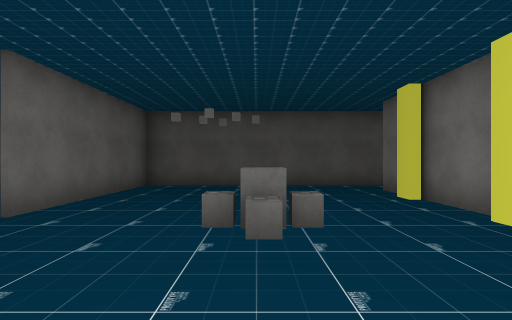
View 1 (above)

22 first-person views from a walk through a scene from a Unity 3-D project. The camera is 1.5 m above the floor, looks level and sees 80° across. The floor is counted in squares, 2 m on a side. Each view is taken from the middle of a square. On the plan, view 1 faces up. The plan holds only what a view shows up to about 10 squares ahead; the rest is blank. The place goes on beyond the plan. The player character is not drawn. Some surface patterns are stand-ins.

View 2
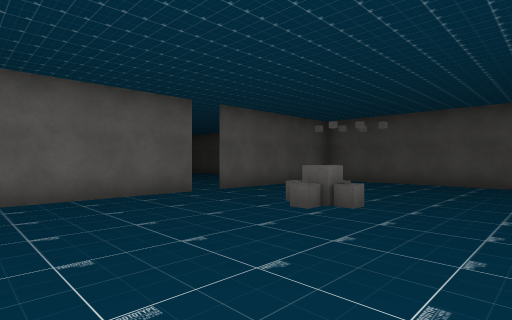

View 3
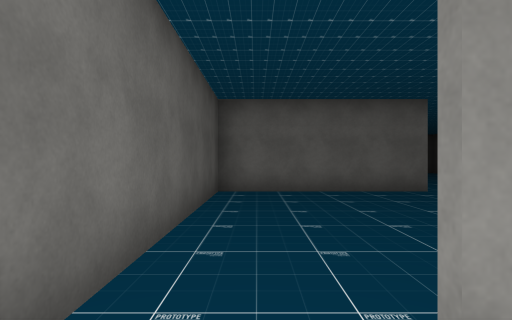

View 4
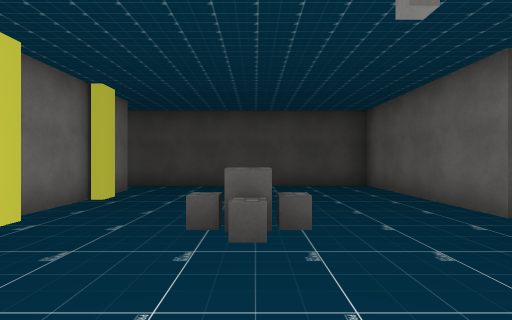

View 5
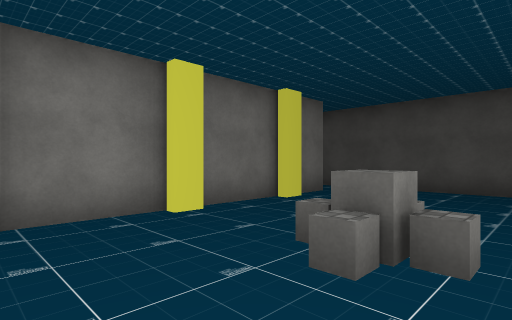

View 6
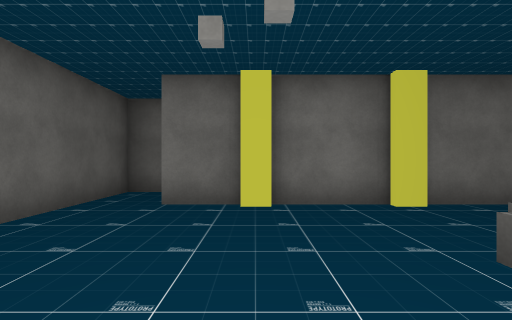

View 7
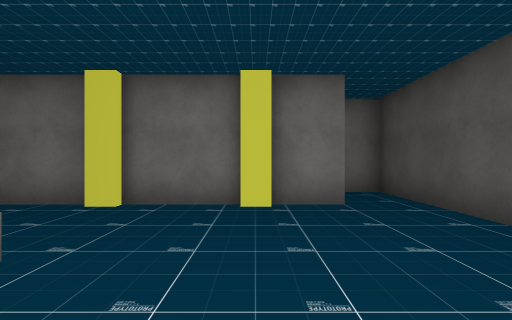

View 8
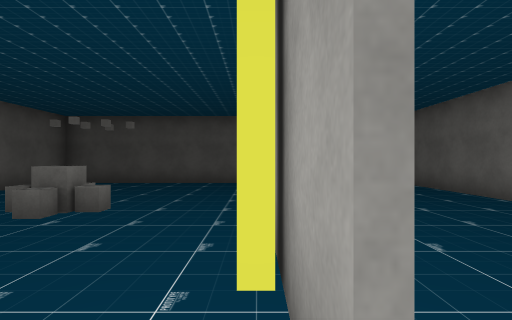

View 9
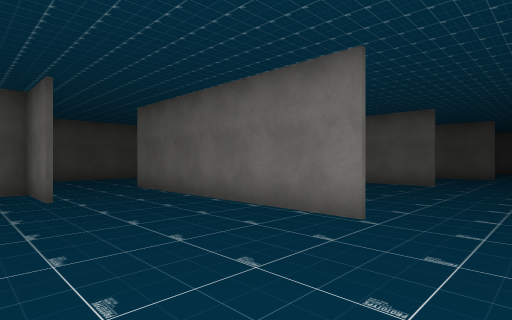

View 10
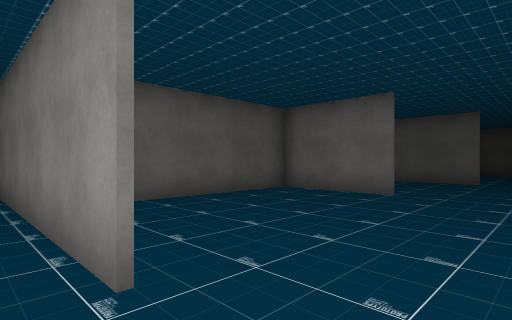

View 11
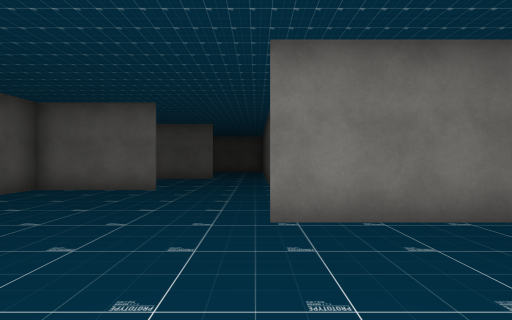

View 12
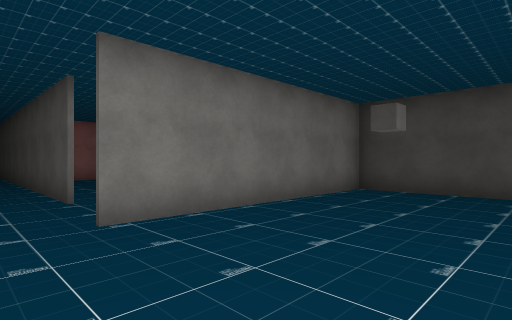

View 13
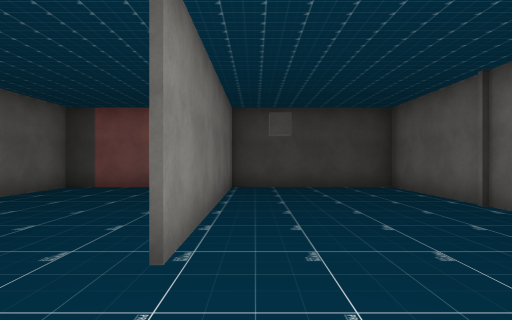

View 14
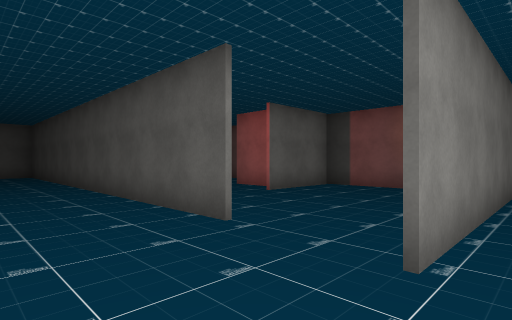

View 15
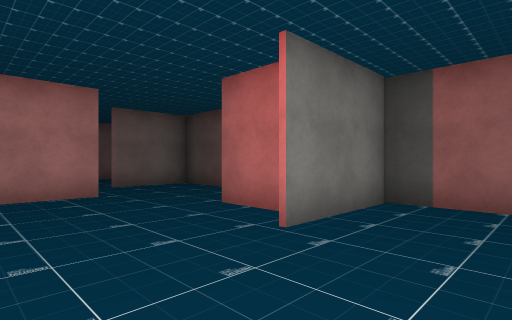

View 16
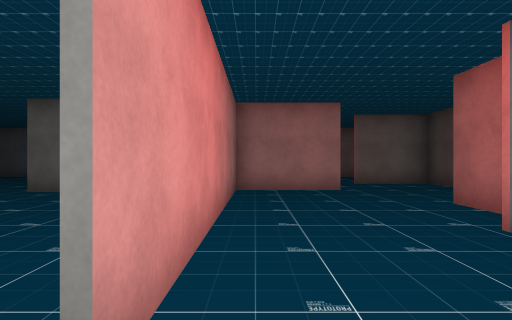

View 17
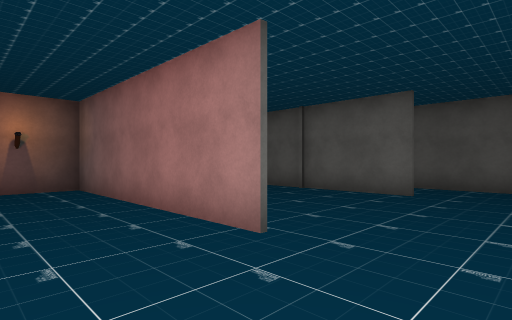

View 18
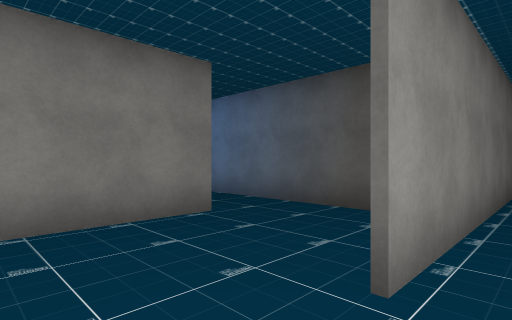

View 19
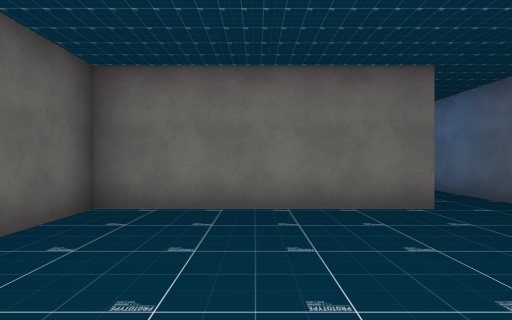

View 20
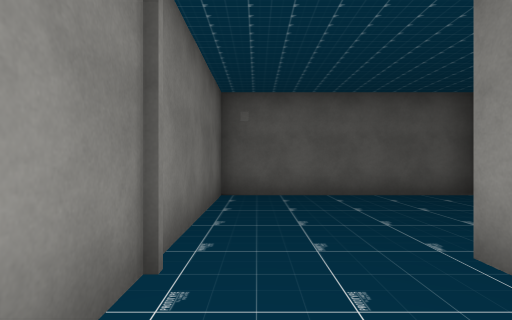

View 21
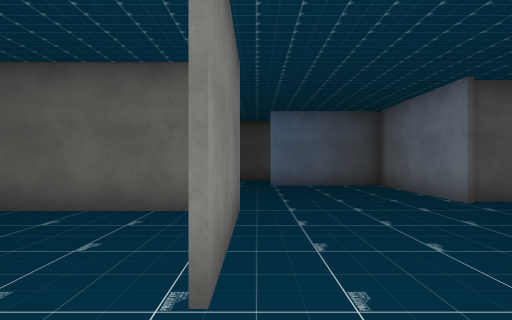

View 22
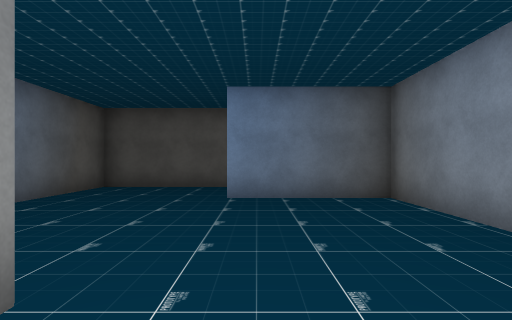

### Floor plan
Points are (right, up) in squares from view 1. A wall is a line through its corners. A room is listed if a view was taken in it or the views show most of it. See-through windows are left out.
Room 1 (views 1, 4, 5, 6, 7)
walls: (2.9, 3.2) (2.9, 3.8); (3.2, 3.6) (3.2, 5.9); (-3.2, 3.1) (-3.2, -1.9) (2.5, -1.9); (2.9, 5.8) (2.9, 6.2); (3.2, 6.2) (3.2, 7.6); (2.9, 0.8) (2.9, 1.2); (3.2, -0.5) (3.2, 3.4); (2.5, 9) (-3.2, 9) (-3.2, 3.9)
ways out: opening at (3, -1) to room 2; opening at (3, 8) to room 3
objects: other object (0, 3); other object (0, 4)
Room 2 (views 2, 3, 8)
walls: (2.5, -1.9) (5.2, -1.9) (5.2, -1)
ways out: opening at (3, -1) to room 1; opening at (4, 0) to room 3
Room 3 (views 9, 10, 11, 12, 20)
walls: (5.3, 0.9) (5.3, -5.4) (10, -5.4); (7.7, 2.8) (7.7, 7.4); (3.3, 2.2) (3.3, -0.5); (5.2, 7.2) (5.2, 9) (2.5, 9); (9.7, -5.4) (9.7, 0.9)
ways out: opening at (3, 8) to room 1; opening at (4, 0) to room 2; opening at (9, 1.7) to room 4; opening at (6.5, 8.5) to room 6
Room 4 (views 13, 14, 17)
walls: (13.7, 3.5) (13.7, 6.5) (9.2, 6.5); (11.9, 0.6) (13.4, 0.6)
ways out: opening at (9, 1.7) to room 3; opening at (11, 0) to room 5; opening at (14, 2.5) to room 7
Room 5 (views 15, 16)
walls: (14.9, -3.4) (16.2, -3.4); (18.7, -2.1) (18.7, 0.5); (18.4, 0.5) (11.9, 0.5); (9.8, 0.9) (9.8, -5.4); (10, -5.4) (14.2, -5.4) (14.2, -2.6)
ways out: opening at (11, 0) to room 4; opening at (17.5, -3)
Room 6 (views 18, 19)
walls: (10.7, 9.4) (10.7, 13.5); (7.7, 7.4) (7.7, 9.4); (11, 13.5) (5.3, 13.5) (5.3, 7.9)
ways out: opening at (6.5, 8.5) to room 3; opening at (9.5, 9) to room 8
Room 7 (views 21, 22)
walls: (13.8, 6.6) (13.8, 3.5); (17.7, 7.5) (17.7, 11) (14.4, 11); (10.5, 6.6) (13.5, 6.6); (14.2, 13.5) (11, 13.5); (18.2, 2.6) (18.2, 5.4); (10.8, 13.5) (10.8, 10.2); (13.4, 0.6) (17.6, 0.6)
ways out: opening at (14, 2.5) to room 4; opening at (11, 8) to room 8; opening at (17.5, 6.5); opening at (18, 2)
Room 8 (no view inside)
walls: (10.7, 8.2) (10.7, 9.4); (9, 6.6) (10.5, 6.6)
ways out: opening at (9.5, 9) to room 6; opening at (11, 8) to room 7

Where each view was taken, in squares from view 1:
view 1: 0 up, 0 right, facing up
view 2: 1 down, 3 right, facing up-left
view 3: 1 down, 4 right, facing left
view 4: 7 up, 0 right, facing down
view 5: 6 up, 1 left, facing down-right
view 6: 6 up, 2 left, facing right
view 7: 1 up, 2 left, facing right
view 8: 1 down, 3 right, facing up
view 9: 1 up, 4 right, facing up-right
view 10: 1 up, 7 right, facing up-right
view 11: 1 up, 6 right, facing right
view 12: 2 up, 6 right, facing down-right
view 13: 3 up, 9 right, facing down
view 14: 3 up, 9 right, facing down-right
view 15: 0 up, 12 right, facing down-right
view 16: 0 up, 11 right, facing right
view 17: 3 up, 12 right, facing down-left
view 18: 11 up, 7 right, facing down-right
view 19: 11 up, 6 right, facing right
view 20: 7 up, 6 right, facing up
view 21: 2 up, 14 right, facing up
view 22: 5 up, 15 right, facing up
